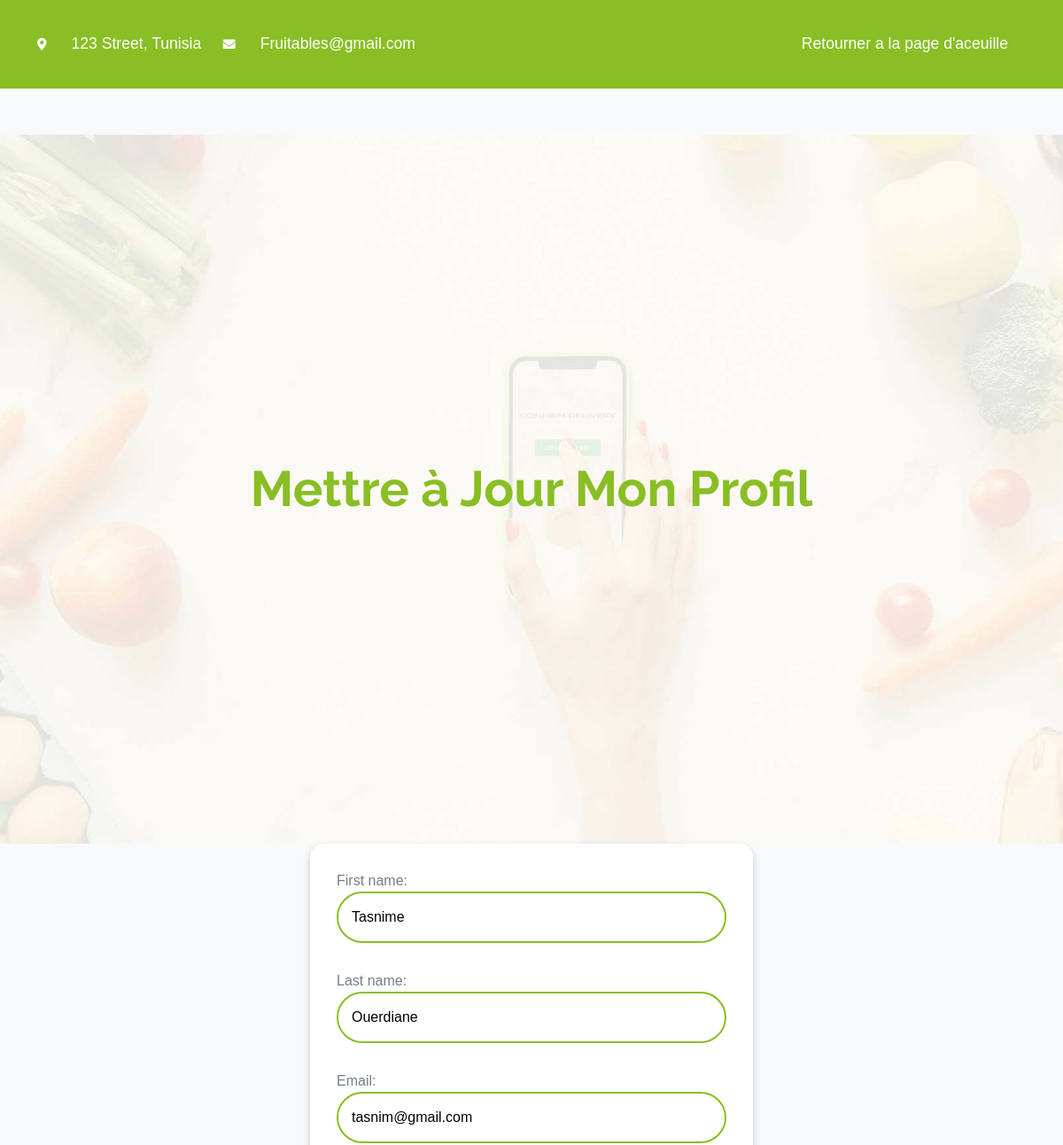
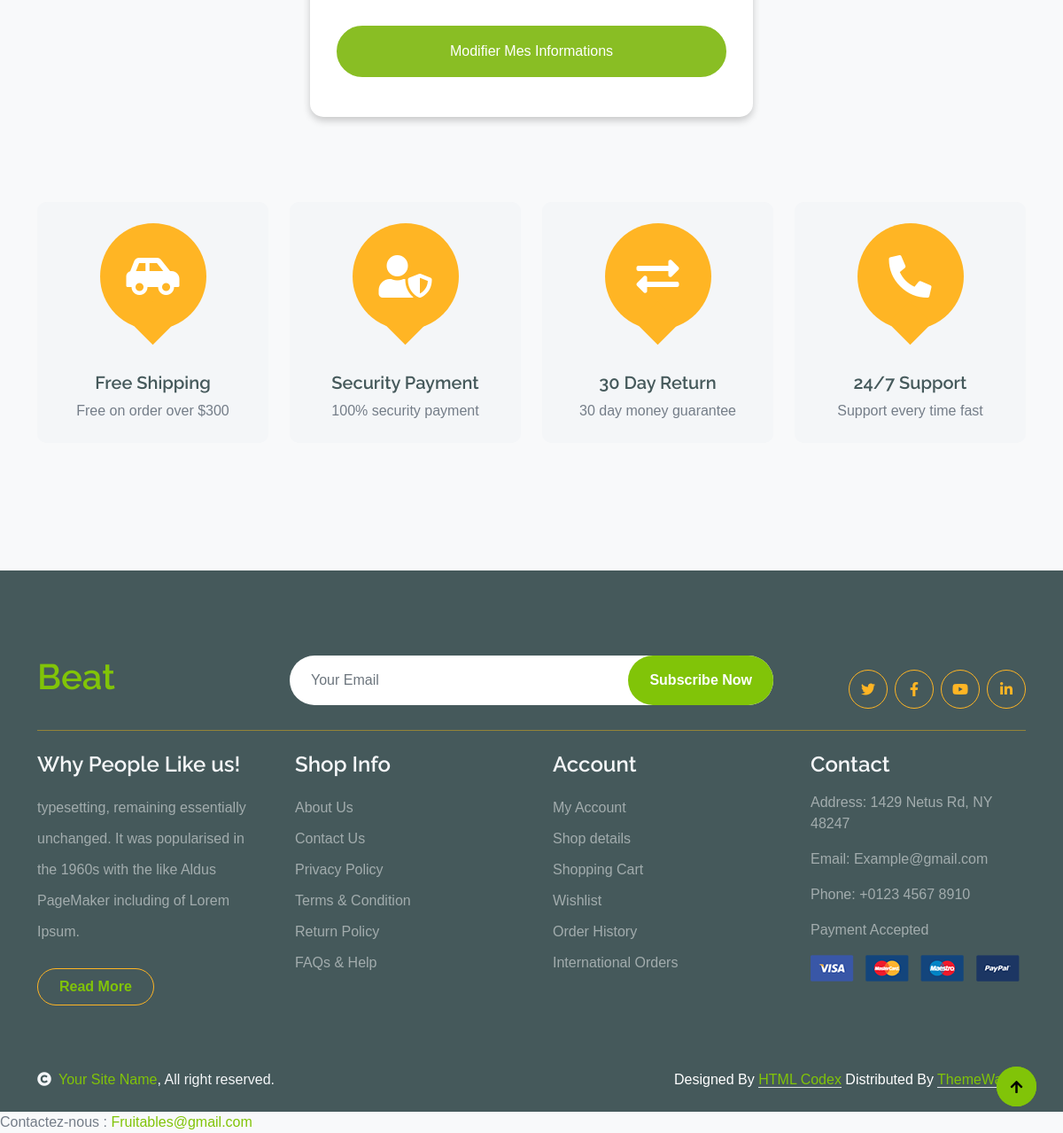
/users/update_client/ (signed in), run on the app's committed database (2 pictures, top to bottom).
### users/models.py (models this page shows, shortened)
class User(AbstractUser):
    STATUS_CHOICES = (
        ('client', 'Client'),
        ('etablissement', 'Etablissement'),
    )
    first_name = models.CharField(max_length=100)
    last_name = models.CharField(max_length=100)
    email = models.EmailField(unique=True)
    status = models.CharField(max_length=20, choices=STATUS_CHOICES)
    username = models.CharField(
        _('username'),
        max_length=150,
        unique=True,
        blank=True,
        null=True,
        help_text=_('Required. 150 characters or fewer.'),
    )
    USERNAME_FIELD = 'email'
    REQUIRED_FIELDS = ['first_name', 'last_name']

### users/views.py (the view)
# urls.py: path('update_client/', views.update_client, name='update_client'),
@login_required
def update_client(request):
    user = request.user  # Récupérer l'utilisateur connecté
    if request.method == 'POST':
        form = UpdateClientForm(request.POST, instance=user)
        if form.is_valid():
            form.save()
            messages.success(request, 'Vos informations ont été mises à jour avec succès.')
            return redirect('update_client')
        else:
            messages.error(request, 'Veuillez corriger les erreurs ci-dessous.')
    else:
        form = UpdateClientForm(instance=user)
    return render(request, 'users/update_client.html', {'form': form})

### users/forms.py
class UpdateClientForm(forms.ModelForm):
    class Meta:
        model = User
        fields = ['first_name', 'last_name', 'email']  # Ajoutez d'autres champs si nécessaire

### users/Templates/users/update_client.html (shortened to what this page needs)
<!DOCTYPE html>
<html lang="fr">
<head>
    {% load static %}
    {% include 'users/header.html' %}
</head>
<body>
    <div class="navbar">
        <div class="container d-flex justify-content-between">
            <div class="top-info">
                <small><i class="fas fa-map-marker-alt me-2 text-white"></i><a href="#" class="text-white">123 Street, Tunisia</a></small>
                <small><i class="fas fa-envelope me-2 text-white"></i><a href="#" class="text-white">Fruitables@gmail.com</a></small>
            </div>
            <a href="{% url 'client_dashboard' %}" class="top-button">Retourner a la page d'aceuille</a>
        </div>
    </div>
    <div class="hero-header">
        <h1>Mettre à Jour Mon Profil</h1>
    </div>
    <div class="login-container">
        <div class="login-form">
            <form method="post">
                {{ form.as_p }}
                <button type="submit">Modifier Mes Informations</button>
            </form>
        </div>
    </div>
    <div class="container-fluid featurs py-5">
        <div class="container py-5">
            <div class="row g-4">
                <div class="col-md-6 col-lg-3">
                    <div class="featurs-item text-center rounded bg-light p-4">
                        <div class="featurs-icon btn-square rounded-circle bg-secondary mb-5 mx-auto">
                            <i class="fas fa-car-side fa-3x text-white"></i>
                        </div>
                        <div class="featurs-content text-center">
                            <h5>Free Shipping</h5>
                            <p class="mb-0">Free on order over $300</p>
                        </div>
                    </div>
                </div>
                <div class="col-md-6 col-lg-3">
                    <div class="featurs-item text-center rounded bg-light p-4">
                        <div class="featurs-icon btn-square rounded-circle bg-secondary mb-5 mx-auto">
                            <i class="fas fa-user-shield fa-3x text-white"></i>
                        </div>
                        <div class="featurs-content text-center">
                            <h5>Security Payment</h5>
                            <p class="mb-0">100% security payment</p>
                        </div>
                    </div>
                </div>
                <div class="col-md-6 col-lg-3">
                    <div class="featurs-item text-center rounded bg-light p-4">
                        <div class="featurs-icon btn-square rounded-circle bg-secondary mb-5 mx-auto">
                            <i class="fas fa-exchange-alt fa-3x text-white"></i>
                        </div>
                        <div class="featurs-content text-center">
                            <h5>30 Day Return</h5>
                            <p class="mb-0">30 day money guarantee</p>
                        </div>
                    </div>
                </div>
                <div class="col-md-6 col-lg-3">
                    <div class="featurs-item text-center rounded bg-light p-4">
                        <div class="featurs-icon btn-square rounded-circle bg-secondary mb-5 mx-auto">
                            <i class="fa fa-phone-alt fa-3x text-white"></i>
                        </div>
                        <div class="featurs-content text-center">
                            <h5>24/7 Support</h5>
                            <p class="mb-0">Support every time fast</p>
                        </div>
                    </div>
                </div>
            </div>
        </div>
    </div>
    <footer>
        {% include 'users/footer.html' %}
        Contactez-nous : <a href="mailto:Beat@gmail.com">Fruitables@gmail.com</a>
    </footer>
</body>
</html>

### static/css/style.css (style rules this page uses)
.btn-square { width: 32px; height: 32px; }
.btn-square, .btn-sm-square, .btn-md-square, .btn-lg-square { padding: 0; display: flex; align-items: center; justify-content: center; font-weight: normal; }
.navbar { height: 100px; border-bottom: 1px solid rgba(255, 255, 255, .1); }
.hero-header { background: linear-gradient(rgba(248, 223, 173, 0.1), rgba(248, 223, 173, 0.1)), url(../img/hero-img.jpg); background-position: center center; background-repeat: no-repeat; background-size: cover; }
@media (min-width: 992px) { .hero-header, .page-header { margin-top: 152px !important; } }
.featurs .featurs-item .featurs-icon { position: relative; width: 120px; height: 120px; }
.featurs .featurs-item .featurs-icon::after { content: ""; width: 35px; height: 35px; background: var(--bs-secondary); position: absolute; bottom: -10px; transform: translate(-50%); transform: rotate(45deg); background: var(--bs-secondary); }

### users/Templates/users/update_client.html (style rules this page uses)
body { font-family: 'Arial', sans-serif; background-color: #f8f9fa; margin: 0; padding: 0; }
.hero-header { display: flex; justify-content: center; align-items: center; height: 100vh; background-color: #f8f9fa; text-align: center; }
.hero-header h1 { font-size: 3.5rem; font-weight: bold; color: #89be24; margin: 0; transition: all 0.3s ease; }
.container-fluid { max-width: 100%; }
.login-form { background: #fff; padding: 30px; border-radius: 15px; box-shadow: 0 4px 8px rgba(0, 0, 0, 0.2); max-width: 500px; width: 100%; margin: 0 auto; position: relative; }
.login-form input, .login-form button { width: 100%; padding: 15px; border-radius: 30px; border: 2px solid #89be24; font-size: 1rem; margin-bottom: 15px; outline: none; transition: all 0.3s ease; }
.login-form input::placeholder { color: #888; }
.login-form button { background-color: #89be24; color: #fff; cursor: pointer; transition: background-color 0.3s ease; }
.login-container { display: flex; justify-content: center; align-items: center; height: 100%; width: 100%; }
.navbar { background-color: #89be24; padding: 10px 0; position: fixed; width: 100%; top: 0; z-index: 1000; }
.navbar a { color: white; font-size: 1.1rem; text-decoration: none; padding: 10px 20px; border-radius: 5px; transition: background-color 0.3s ease; }
.navbar .top-button { margin-left: auto; }

### data on the page
User: first_name "Tasnime", last_name "Ouerdiane", email "tasnim@gmail.com"
